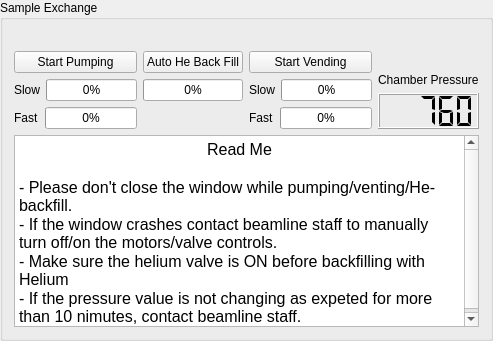
         <widget class="QGroupBox" name="groupBox_22">
          <property name="styleSheet">
           <string notr="true">gridline-color: rgb(196, 160, 0);</string>
          </property>
          <property name="title">
           <string>Sample Exchange</string>
          </property>
          <layout class="QGridLayout" name="gridLayout_89">
           <item row="1" column="3">
            <layout class="QGridLayout" name="gridLayout_72">
             <item row="1" column="1">
              <widget class="QLCDNumber" name="lcdPressure">
               <property name="sizePolicy">
                <sizepolicy hsizetype="Minimum" vsizetype="MinimumExpanding">
                 <horstretch>0</horstretch>
                 <verstretch>0</verstretch>
                </sizepolicy>
               </property>
               <property name="layoutDirection">
                <enum>Qt::LeftToRight</enum>
               </property>
               <property name="smallDecimalPoint">
                <bool>false</bool>
               </property>
               <property name="segmentStyle">
                <enum>QLCDNumber::Flat</enum>
               </property>
               <property name="intValue" stdset="0">
                <number>760</number>
               </property>
              </widget>
             </item>
             <item row="0" column="1">
              <widget class="QLabel" name="label_119">
               <property name="sizePolicy">
                <sizepolicy hsizetype="Preferred" vsizetype="MinimumExpanding">
                 <horstretch>0</horstretch>
                 <verstretch>0</verstretch>
                </sizepolicy>
               </property>
               <property name="text">
                <string>Chamber Pressure</string>
               </property>
               <property name="alignment">
                <set>Qt::AlignBottom|Qt::AlignLeading|Qt::AlignLeft</set>
               </property>
              </widget>
             </item>
            </layout>
           </item>
           <item row="1" column="2">
            <layout class="QGridLayout" name="gridLayout_81">
             <item row="0" column="0">
              <widget class="QPushButton" name="pb_vent">
               <property name="enabled">
                <bool>true</bool>
               </property>
               <property name="sizePolicy">
                <sizepolicy hsizetype="Preferred" vsizetype="Preferred">
                 <horstretch>0</horstretch>
                 <verstretch>0</verstretch>
                </sizepolicy>
               </property>
               <property name="styleSheet">
                <string notr="true"/>
               </property>
               <property name="text">
                <string>Start Vending</string>
               </property>
              </widget>
             </item>
             <item row="1" column="0">
              <layout class="QGridLayout" name="gridLayout_70">
               <item row="0" column="0">
                <widget class="QLabel" name="label_59">
                 <property name="text">
                  <string>Slow</string>
                 </property>
                </widget>
               </item>
               <item row="0" column="1">
                <widget class="QProgressBar" name="prb_vent_slow">
                 <property name="value">
                  <number>0</number>
                 </property>
                </widget>
               </item>
              </layout>
             </item>
             <item row="2" column="0">
              <layout class="QGridLayout" name="gridLayout_47">
               <item row="0" column="0">
                <widget class="QLabel" name="label_71">
                 <property name="text">
                  <string>Fast</string>
                 </property>
                </widget>
               </item>
               <item row="0" column="1">
                <widget class="QProgressBar" name="prb_vent_fast">
                 <property name="value">
                  <number>0</number>
                 </property>
                </widget>
               </item>
              </layout>
             </item>
            </layout>
           </item>
           <item row="1" column="0">
            <layout class="QGridLayout" name="gridLayout_88">
             <item row="0" column="0">
              <widget class="QPushButton" name="pb_start_pump">
               <property name="enabled">
                <bool>true</bool>
               </property>
               <property name="sizePolicy">
                <sizepolicy hsizetype="Preferred" vsizetype="Preferred">
                 <horstretch>0</horstretch>
                 <verstretch>0</verstretch>
                </sizepolicy>
               </property>
               <property name="styleSheet">
                <string notr="true"/>
               </property>
               <property name="text">
                <string>Start Pumping</string>
               </property>
              </widget>
             </item>
             <item row="1" column="0">
              <layout class="QGridLayout" name="gridLayout_87">
               <item row="0" column="0">
                <layout class="QGridLayout" name="gridLayout_39">
                 <item row="0" column="0">
                  <widget class="QLabel" name="label_57">
                   <property name="text">
                    <string>Slow</string>
                   </property>
                  </widget>
                 </item>
                 <item row="0" column="1">
                  <widget class="QProgressBar" name="prb_pump_slow">
                   <property name="value">
                    <number>0</number>
                   </property>
                  </widget>
                 </item>
                </layout>
               </item>
               <item row="1" column="0">
                <layout class="QGridLayout" name="gridLayout_68">
                 <item row="0" column="0">
                  <widget class="QLabel" name="label_58">
                   <property name="text">
                    <string>Fast</string>
                   </property>
                  </widget>
                 </item>
                 <item row="0" column="1">
                  <widget class="QProgressBar" name="prb_pump_fast">
                   <property name="value">
                    <number>0</number>
                   </property>
                  </widget>
                 </item>
                </layout>
               </item>
              </layout>
             </item>
            </layout>
           </item>
           <item row="0" column="1">
            <widget class="QLabel" name="label_74">
             <property name="text">
              <string/>
             </property>
            </widget>
           </item>
           <item row="1" column="1">
            <layout class="QGridLayout" name="gridLayout_69">
             <item row="0" column="0">
              <widget class="QPushButton" name="pb_auto_he_fill">
               <property name="enabled">
                <bool>true</bool>
               </property>
               <property name="sizePolicy">
                <sizepolicy hsizetype="Preferred" vsizetype="Preferred">
                 <horstretch>0</horstretch>
                 <verstretch>0</verstretch>
                </sizepolicy>
               </property>
               <property name="styleSheet">
                <string notr="true"/>
               </property>
               <property name="text">
                <string>Auto He Back Fill</string>
               </property>
              </widget>
             </item>
             <item row="3" column="0">
              <widget class="QLabel" name="label_81">
               <property name="text">
                <string/>
               </property>
              </widget>
             </item>
             <item row="2" column="0">
              <widget class="QProgressBar" name="prb_he_backfill">
               <property name="value">
                <number>0</number>
               </property>
              </widget>
             </item>
            </layout>
           </item>
           <item row="2" column="0" colspan="4">
            <widget class="QTextEdit" name="textEdit">
             <property name="html">
              <string>&lt;!DOCTYPE HTML PUBLIC &quot;-//W3C//DTD HTML 4.0//EN&quot; &quot;http://www.w3.org/TR/REC-html40/strict.dtd&quot;&gt;
&lt;html&gt;&lt;head&gt;&lt;meta name=&quot;qrichtext&quot; content=&quot;1&quot; /&gt;&lt;style type=&quot;text/css&quot;&gt;
p, li { white-space: pre-wrap; }
&lt;/style&gt;&lt;/head&gt;&lt;body style=&quot; font-family:'Segoe UI'; font-size:12pt; font-weight:400; font-style:normal;&quot;&gt;
&lt;p align=&quot;center&quot; style=&quot; margin-top:0px; margin-bottom:0px; margin-left:0px; margin-right:0px; -qt-block-indent:0; text-indent:0px;&quot;&gt;Read Me&lt;/p&gt;
&lt;p style=&quot;-qt-paragraph-type:empty; margin-top:0px; margin-bottom:0px; margin-left:0px; margin-right:0px; -qt-block-indent:0; text-indent:0px;&quot;&gt;&lt;br /&gt;&lt;/p&gt;
&lt;p style=&quot; margin-top:0px; margin-bottom:0px; margin-left:0px; margin-right:0px; -qt-block-indent:0; text-indent:0px;&quot;&gt;- Please don't close the window while pumping/venting/He-backfill. &lt;/p&gt;
&lt;p style=&quot; margin-top:0px; margin-bottom:0px; margin-left:0px; margin-right:0px; -qt-block-indent:0; text-indent:0px;&quot;&gt;- If the window crashes contact beamline staff to manually turn off/on the motors/valve controls. &lt;/p&gt;
&lt;p style=&quot; margin-top:0px; margin-bottom:0px; margin-left:0px; margin-right:0px; -qt-block-indent:0; text-indent:0px;&quot;&gt;- Make sure the helium valve is ON before backfilling with Helium&lt;/p&gt;
&lt;p style=&quot; margin-top:0px; margin-bottom:0px; margin-left:0px; margin-right:0px; -qt-block-indent:0; text-indent:0px;&quot;&gt;- If the pressure value is not changing as expeted for more than 10 nimutes, contact beamline staff. &lt;/p&gt;&lt;/body&gt;&lt;/html&gt;</string>
             </property>
            </widget>
           </item>
          </layout>
         </widget>
